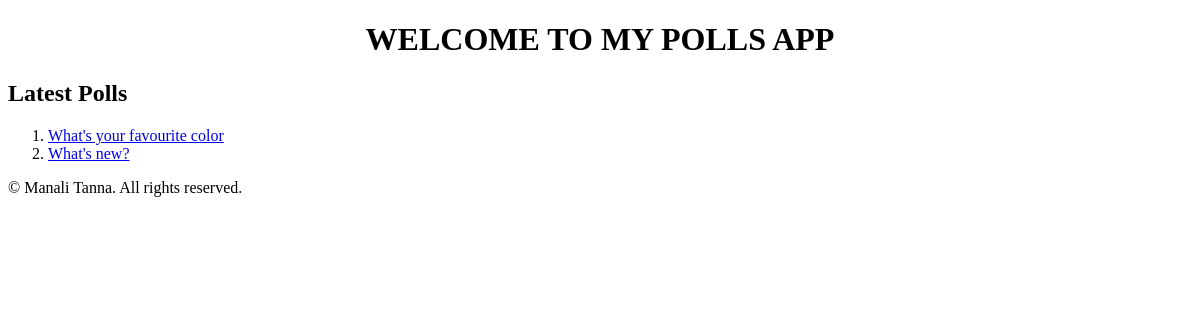
/polls/, run on an earlier commit of the app's database.
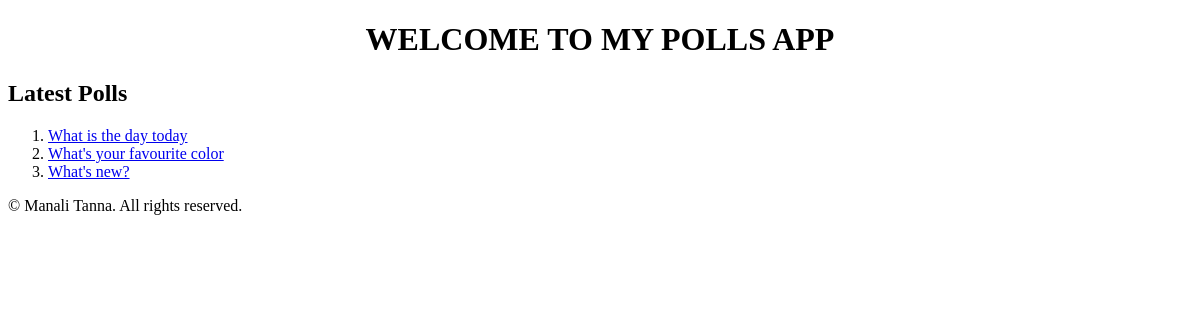
And on a later commit of the database.
### polls/models.py (models this page shows, shortened)
class Question(models.Model):
    question_text = models.CharField(max_length=200)
    pub_date = models.DateTimeField("date published")

### polls/views.py (the view)
# urls.py: path("", views.IndexView.as_view(), name="index"),
class IndexView(generic.ListView):
    template_name = "polls/index.html"
    context_object_name = "latest_question_list"
    def get_queryset(self):
        return Question.objects.order_by("-pub_date")[:5]

### polls/templates/polls/index.html (shortened to what this page needs)
<!DOCTYPE html>
<html>
<head>
</head>
<body>
    <header>
        <center>
            <h1>WELCOME TO MY POLLS APP</h1>
        </center>
    </header>
    <main>
        <section class="polls-section">
            <h2>Latest Polls</h2>
            {% if latest_question_list %}
                <ol class="polls-list">
                    {% for question in latest_question_list %}
                        <li class="poll-item">
                            <a href="{% url 'polls:detail' question.id %}">{{ question.question_text }}</a>
                        </li>
                    {% endfor %}
                </ol>
            {% else %}
                <p>No polls are available.</p>
            {% endif %}
        </section>
    </main>
    <footer>
        <p>&copy; Manali Tanna. All rights reserved.</p>
    </footer>
</body>
</html>

What changed in the data, as far as the page shows it:
added Question: question_text "What is the day today"
